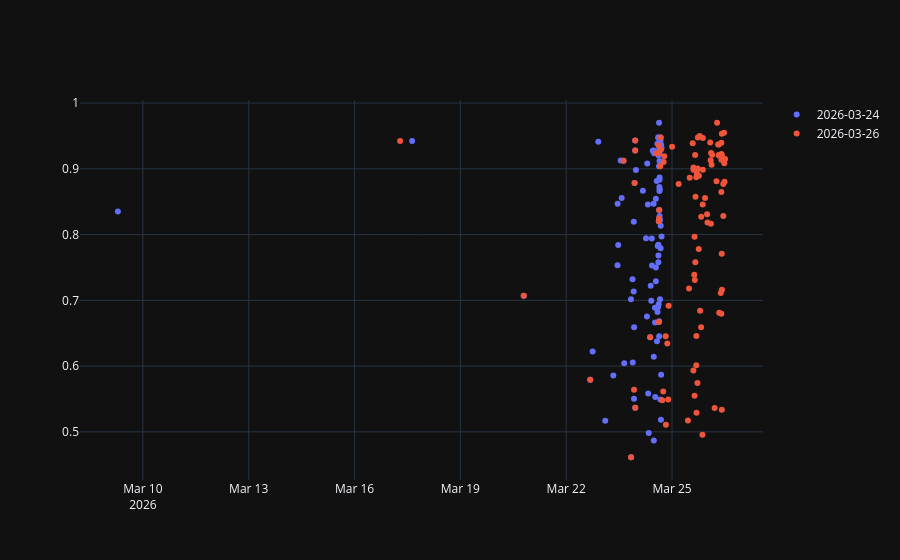

Notebook code cell kept with this figure:
### Code cell
fig=go.Figure()
for time in news_df['date'].value_counts().index:
    fig.add_trace(go.Scatter(x=news_df[news_df['date']==time].index,y=news_df[news_df['date']==time]['confidence'],mode='markers',name=str(time).rstrip('00:00:00')))
fig.show()
